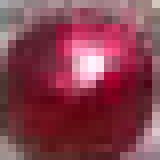
#> input picture scripts/ImageProcessing/pattern_red2.png, 20 x 20 px, found by its file name (shown 8 times larger)
$ python train_svm.py
#> lines starting #> are read from the running program, lines starting #| are printed output that depends on the picture; pictures that were not available may be replaced by others from this repository, and a replacement may not be noted
# train svm classifier

# import files
import os
import sys
import cv2
import numpy as np
from sklearn import svm
from sklearn.model_selection import train_test_split
from sklearn.metrics import accuracy_score
from sklearn.preprocessing import StandardScaler
import pickle
import imutils


# read files from directory
def read_files(directory):
    files = []
    for filename in os.listdir(directory):
        if filename.endswith(".png"):
            files.append(filename)
    return files


# split into three categories
def split_files(files):
    red_files = []
    yellow_files = []
    none_files = []
    for file in files:
        if "red" in file:
            red_files.append(file)
        elif "yellow" in file:
            yellow_files.append(file)
        elif "none" in file:
            none_files.append(file)
    return red_files, yellow_files, none_files


SIGMA = 17
SEARCH_REGION_SCALE = 1
LR = 0.125

# [54 lines left out: functions get_gauss_response, pre_process, random_warp, initialize, not called in this run]

NUM_PRETRAIN = 128
# [27 lines left out: functions pre_training, predict, not called in this run]

# read images and flatten them
def read_images_flatten(directory, files):
    images = []
    N = len(files)
    images = np.zeros((N, 11*400))

    pattern_red = cv2.imread("/root/sim_ws/src/icuas24_competition/scripts/ImageProcessing/pattern_red2.png")
#> pattern_red is the input picture: shape (20, 20, 3); mean B, G, R 78.3, 63.1, 133.9
    pattern_yellow = cv2.imread("/root/sim_ws/src/icuas24_competition/scripts/ImageProcessing/pattern_yellow2.png")
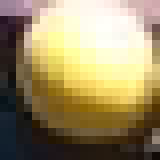
#> input picture scripts/ImageProcessing/pattern_yellow2.png, 20 x 20 px, found by its file name (shown 8 times larger)
#> pattern_yellow is the input picture: shape (20, 20, 3); mean B, G, R 101.4, 140.4, 155.9
    pattern_red = cv2.cvtColor(pattern_red, cv2.COLOR_BGR2GRAY)
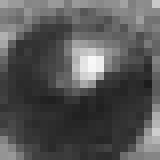
#> pattern_red: shape (20, 20) (shown 8 times larger); min 28, max 248, mean 85.9
    pattern_yellow = cv2.cvtColor(pattern_yellow, cv2.COLOR_BGR2GRAY)
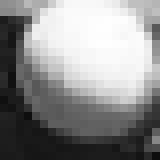
#> pattern_yellow: shape (20, 20) (shown 8 times larger); min 12, max 254, mean 140.5

    it = 0
    for file in files:
        image = cv2.imread(directory + file)
        if image.shape[0] != 20 or image.shape[1] != 20:
            image = cv2.resize(image, (20, 20))


        gray = cv2.cvtColor(image, cv2.COLOR_BGR2GRAY)
        clahe = cv2.createCLAHE(clipLimit=10.0, tileGridSize=(2,2))
        # Apply CLAHE to the grayscale image
        cl1 = clahe.apply(gray)

        thresh = cv2.adaptiveThreshold(cl1, 255, cv2.ADAPTIVE_THRESH_GAUSSIAN_C, cv2.THRESH_BINARY_INV, 5, 0)

        luv = cv2.cvtColor(image, cv2.COLOR_BGR2LUV)
        l, u, v = cv2.split(luv)

        lab = cv2.cvtColor(image, cv2.COLOR_BGR2LAB)
        l2, a, b = cv2.split(lab)
        canny = cv2.Canny(cl1, 50, 200)

        ycbcr = cv2.cvtColor(image, cv2.COLOR_BGR2YCrCb)
        y, cr, cb = cv2.split(ycbcr)

        init_img = gray

        position = [0,0, 20, 20]
        Ai, Bi, G = initialize(pattern_red, position)
        response_red = predict(init_img, Ai/Bi)
        # print(response_red.max())
        # cv2.imshow("response_red", response_red)

        Ai, Bi, G = initialize(pattern_yellow, position)
        response_yellow = predict(init_img, Ai/Bi)
        # print(response_yellow.max())
        # cv2.imshow("response_yellow", response_yellow)

        images[it,:] = np.concatenate((image.flatten(), u.flatten(),v.flatten(), a.flatten(), b.flatten(), cr.flatten(), cb.flatten(), response_red.flatten(),response_yellow.flatten()))
        # [19 lines of commented-out code are left out]

        it += 1
    return images

# read images and get hog features
def read_images_hog(directory, files):
    images = []
    winSize = (20,20)
    blockSize = (10,10)
    blockStride = (5,5)
    cellSize = (5,5)
    nbins = 9
    derivAperture = 1
    winSigma = 4.
    histogramNormType = 0
    L2HysThreshold = 2.0000000000000001e-01
    gammaCorrection = 0
    nlevels = 64

    num_blocks_per_window = ((winSize[0] - blockSize[0]) / cellSize[0] + 1)**2
    num_cells_per_block = (blockSize[0] / cellSize[0])**2
    num_features = int(num_blocks_per_window * num_cells_per_block * nbins)

    N = len(files)
    images = np.zeros((N, num_features))

    # use HOG descriptor
    hog = cv2.HOGDescriptor(winSize, blockSize, blockStride, cellSize, nbins, derivAperture, winSigma, histogramNormType, L2HysThreshold, gammaCorrection, nlevels)

    it = 0
    for file in files:
        image = cv2.imread(directory + file)
        if image.shape[0] != 20 or image.shape[1] != 20:
            image = cv2.resize(image, (20, 20))

        images[it,:] = np.array(hog.compute(image)).flatten()
        it += 1
    return images


# read images from directory
def read_images_from_directory(directory):
    files = read_files(directory)
    red_files, yellow_files, none_files = split_files(files)
    red_images = read_images_flatten(directory, red_files)
    yellow_images = read_images_flatten(directory, yellow_files)
    none_images = read_images_flatten(directory, none_files)
    return red_images, yellow_images, none_images

# read images from directory
def read_images_hog_from_directory(directory):
    files = read_files(directory)
    red_files, yellow_files, none_files = split_files(files)
    red_images = read_images_hog(directory, red_files)
    yellow_images = read_images_hog(directory, yellow_files)
    none_images = read_images_hog(directory, none_files)
    return red_images, yellow_images, none_images


# read images from directory
directory = "/root/sim_ws/src/icuas24_competition/scripts/svm_images/"
red_images_flatten, yellow_images_flatten, none_images_flatten = read_images_from_directory(directory)
red_images_hog, yellow_images_hog, none_images_hog = read_images_hog_from_directory(directory)


# create labels
red_labels = np.ones(len(red_images_flatten))
yellow_labels = np.ones(len(yellow_images_flatten)) * 2
none_labels = np.ones(len(none_images_flatten)) * 3

## train svm classifier from RGB images

# combine data
data = np.concatenate((red_images_flatten, yellow_images_flatten, none_images_flatten))
labels = np.concatenate((red_labels, yellow_labels, none_labels))

# split data
#> (the run stopped early here; a loop or call above may not have finished)
